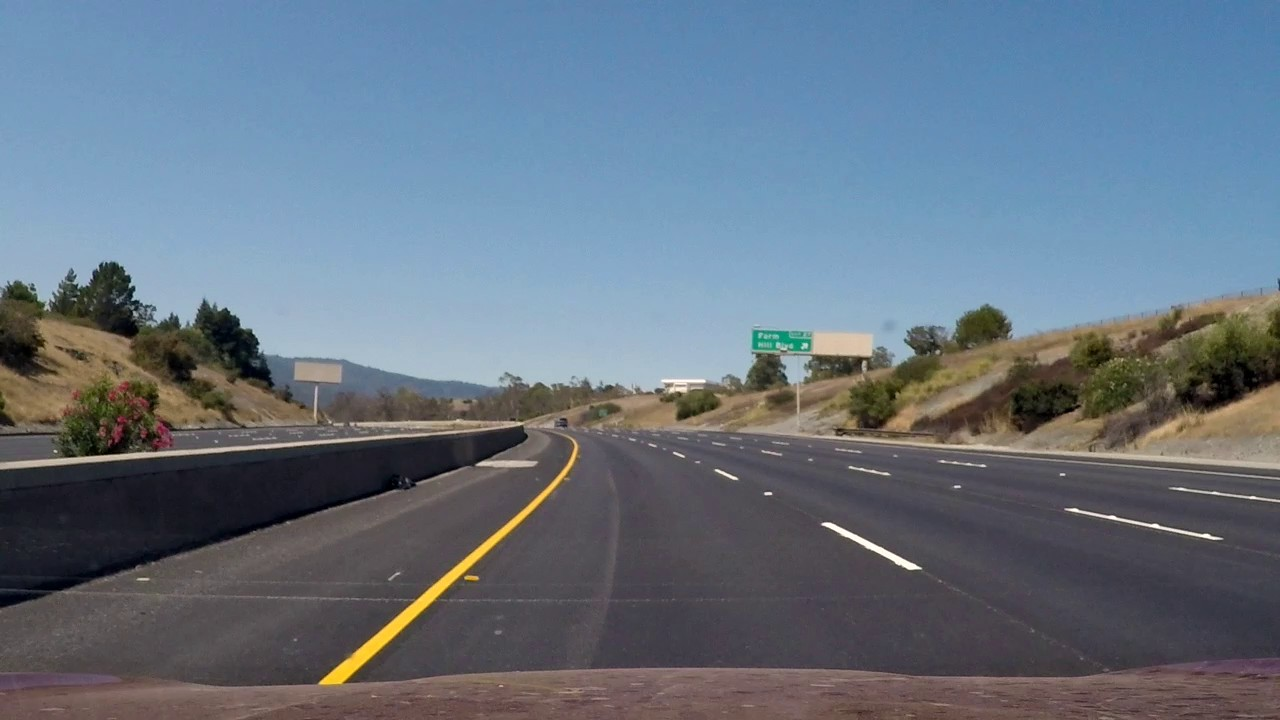
#> input picture opencv_python/블랙박스영상_차선검출/project_video/dataset0.jpg, 1280 x 720 px, given in place of project_video.mp4, which was not available
$ python project_video_study.py
#> lines starting #> are read from the running program, lines starting #| are printed output that depends on the picture; after the words box and inside, x2 and y2 are one past the last pixel; in counts of white or black regions, pixels touching at a corner belong together; pictures that were not available may be replaced by others from this repository, and a replacement may not be noted
#> further down, frame is the input picture: shape (720, 1280, 3); mean B, G, R 129.4, 115.4, 102.1
import cv2
import numpy as np

videoFile = 'project_video.mp4'
# 비디오 영상 가져오기
cap = cv2.VideoCapture(videoFile)

# 비디오 영상 크기 확인하기
frame_size = (int(cap.get(cv2.CAP_PROP_FRAME_WIDTH)),
              int(cap.get(cv2.CAP_PROP_FRAME_HEIGHT)))
frame_count = int(cap.get(cv2.CAP_PROP_FRAME_COUNT))
print('frame_size =', frame_size)
print('frame count=', frame_count)

def on_mouse(event, x, y, flags, param):
    print("x={}, y={}".format(x,y))


def region_of_interest(img, vertices):
    # Define a blank matrix that matches the image height/width.
    mask = np.zeros_like(img)
    # Retrieve the number of color channels of the image.
    channel_count = img.shape[2]
    # Create a match color with the same color channel counts.
    match_mask_color = (255,) * channel_count

    # Fill inside the polygon
    cv2.fillPoly(mask, vertices, match_mask_color)
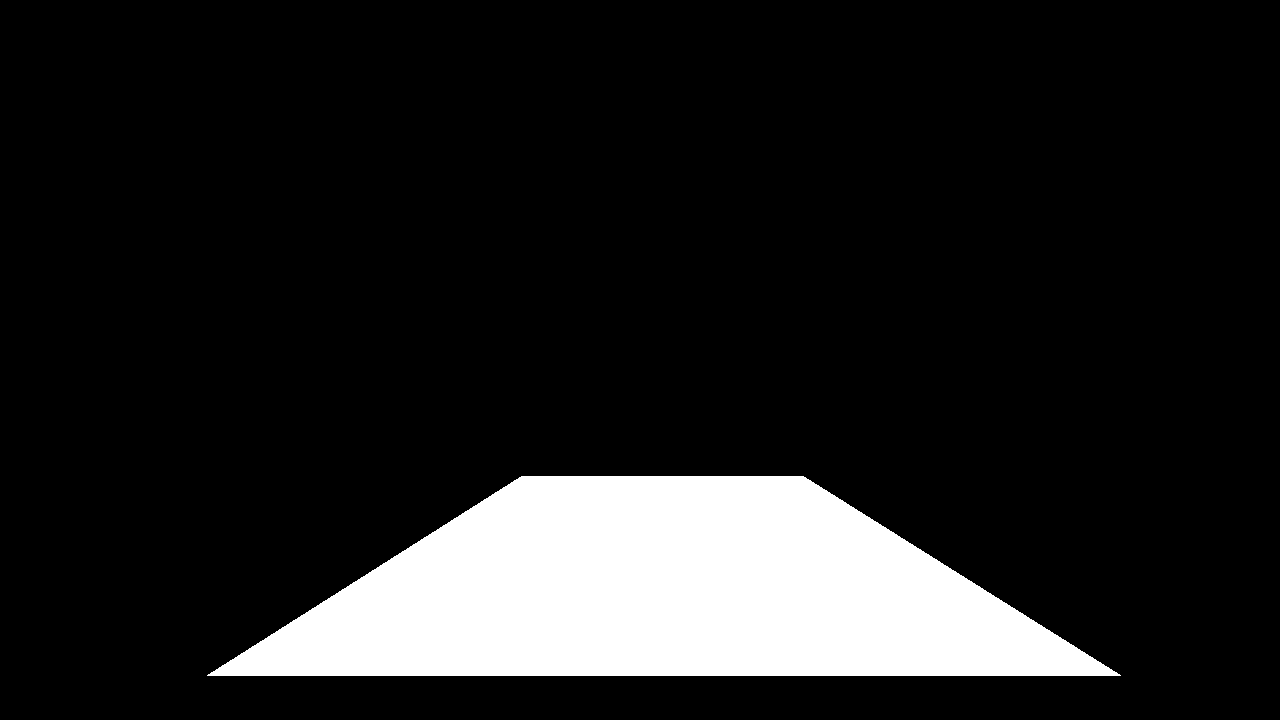
#> mask: shape (720, 1280, 3); 13% white; 1 white region, box (x1, y1, x2, y2) and area: (207, 476, 1121, 676) 119816

    # Returning the image only where mask pixels match
    masked_image = cv2.bitwise_and(img, mask)
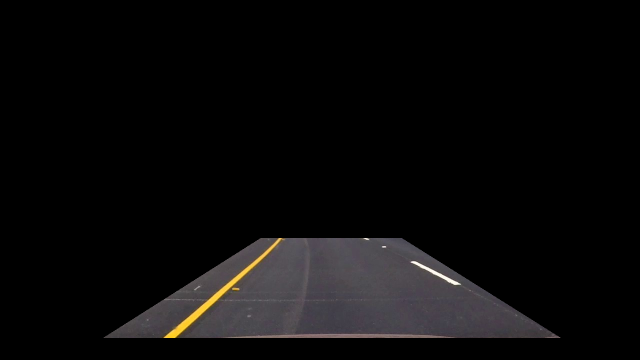
#> masked_image: shape (720, 1280, 3) (shown at 1/2 size); mean B, G, R 10.3, 10.1, 10.9
    return masked_image

# 207,675, 521,476 803,476, 1120, 675

ROI_vertices = [
    (207, 675),
    (521,476),
    (803,476),
    (1120,675)
]

# main
cv2.namedWindow('frame')
cv2.setMouseCallback('frame', on_mouse)
# 마스크를 생성하고,
# while문으로 반복하면서 영상 한 프레임씩 가져오기
# 마스크를 적용해서 마스크 부분만 영상 가져오기(copyTo)
# 영상 출력(imshow)
while True:
    retval, frame = cap.read() # 프레임 캡처
    if not retval:
        break
    masked_img = region_of_interest(frame, np.array([ROI_vertices], np.int32))
    img_HSV = cv2.cvtColor(masked_img, cv2.COLOR_BGR2HSV)
#> img_HSV: shape (720, 1280, 3); mean H, S, V 16.7, 3.8, 11.2
    cLine_img = cv2.inRange(img_HSV, (18, 150, 0), (24, 255, 255))
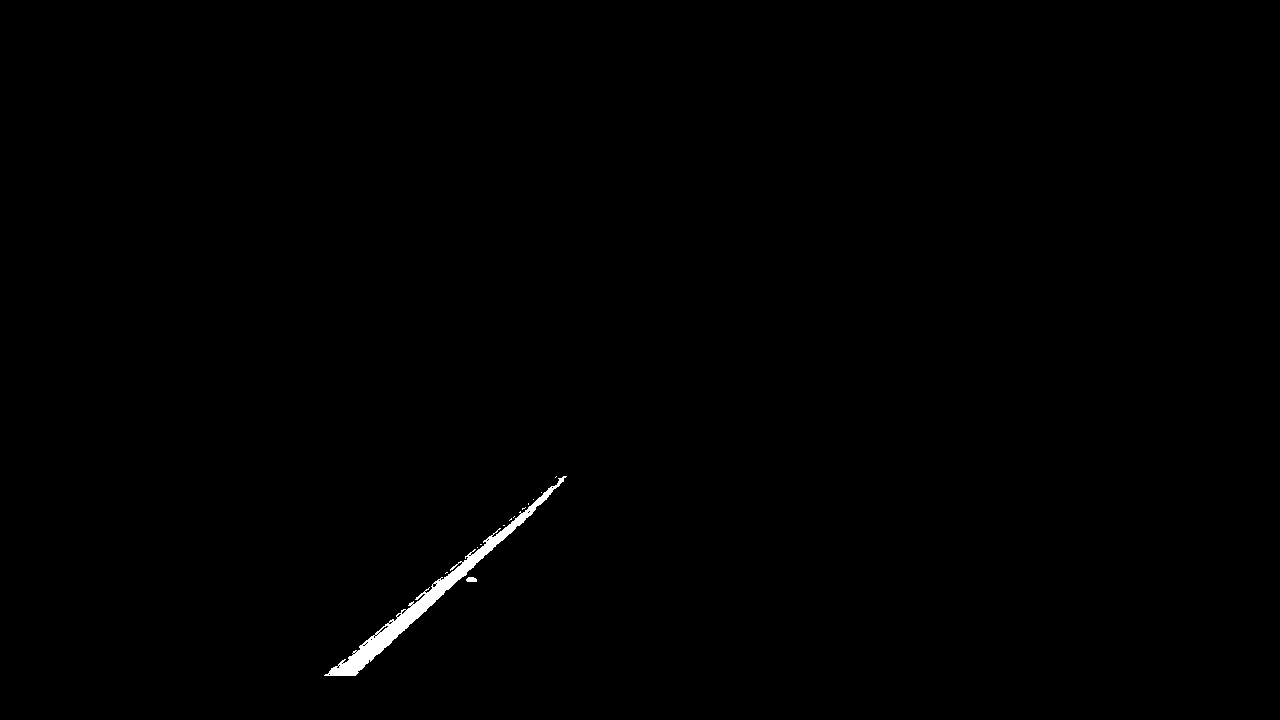
#> cLine_img: shape (720, 1280); 0.4% white; 13 white regions (11 under 20 px), largest, box (x1, y1, x2, y2) and area: (324, 476, 567, 676) 3610, (466, 577, 477, 582) 47
    rLine_img = cv2.inRange(img_HSV, (0, 0, 135), (179, 24, 255))
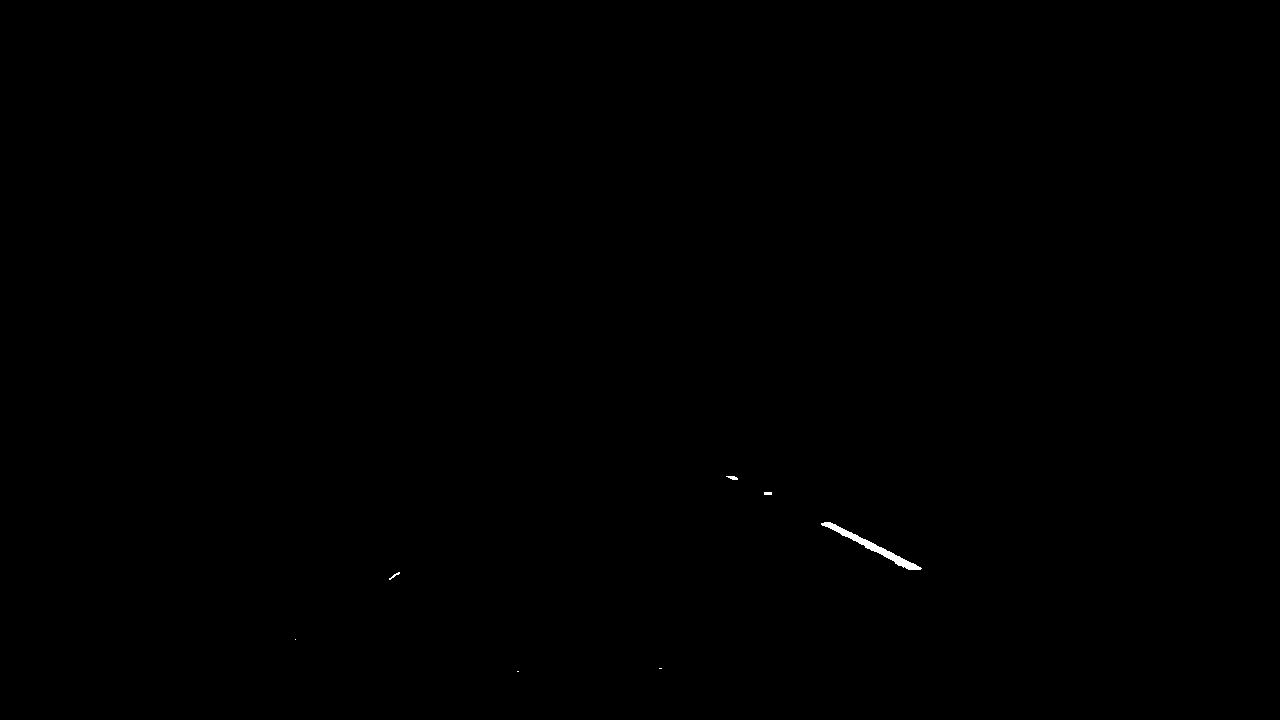
#> rLine_img: shape (720, 1280); 0.09% white; 7 white regions (3 under 20 px), largest, box (x1, y1, x2, y2) and area: (821, 522, 922, 570) 707, (726, 476, 738, 480) 32, (389, 572, 400, 580) 25, (764, 492, 772, 495) 24
    cv2.imshow('frame',frame)
    cv2.imshow('result',masked_img)
    cv2.imshow('cLine',cLine_img)
    cv2.imshow('rLine',rLine_img)

    key = cv2.waitKey(25)
#> (key Esc is pressed here)
    if key == 27: # Esc
        break

$ run again, on opencv_python/블랙박스영상_차선검출/project_video/dataset1020.jpg
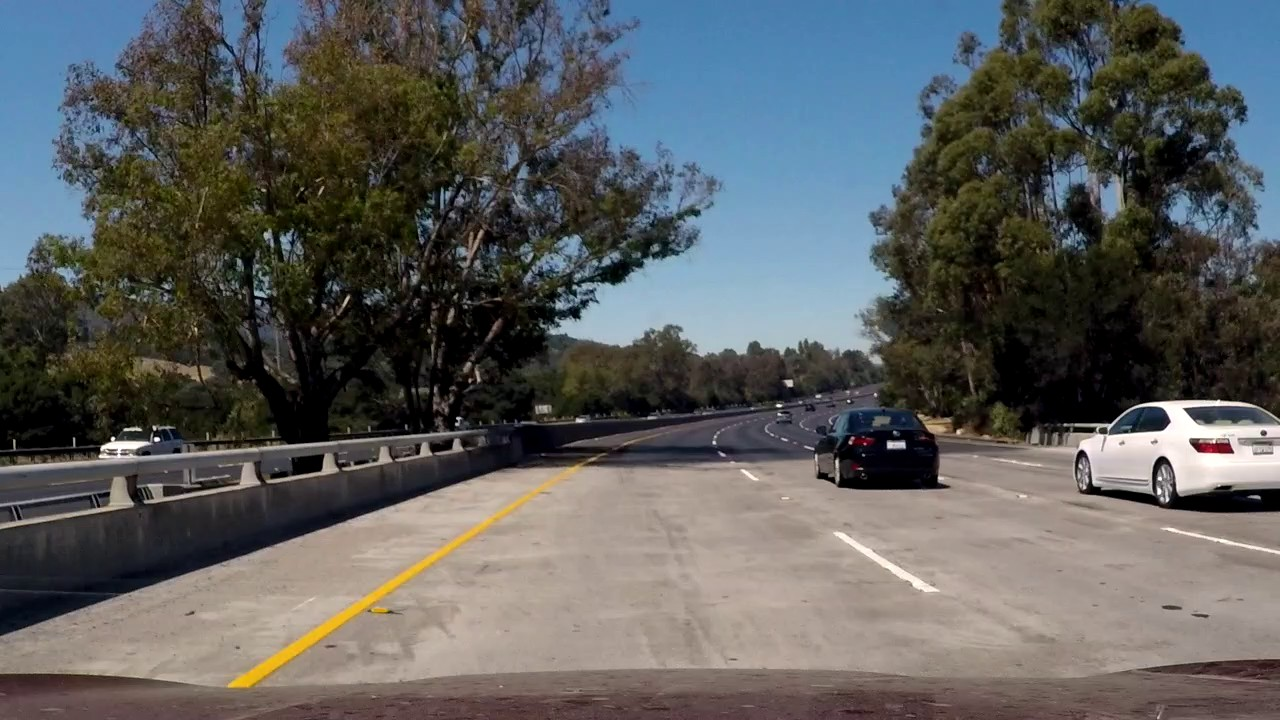
#> input picture opencv_python/블랙박스영상_차선검출/project_video/dataset1020.jpg, 1280 x 720 px, given in place of project_video.mp4, which was not available
#> frame is the input picture: shape (720, 1280, 3); mean B, G, R 93.1, 93.7, 92.1
#> mask: shape (720, 1280, 3); 13% white; 1 white region, box (x1, y1, x2, y2) and area: (207, 476, 1121, 676) 119816
#> in region_of_interest, `masked_image = cv2.bitwise_and(img, mask)`:
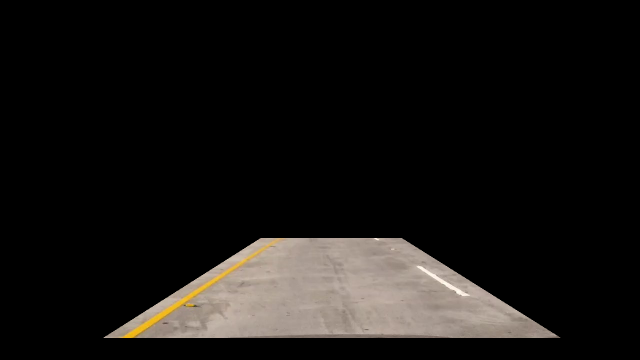
#> masked_image: shape (720, 1280, 3) (shown at 1/2 size); mean B, G, R 18.7, 20.6, 22.6
#> img_HSV: shape (720, 1280, 3); mean H, S, V 1.7, 5.6, 22.6
#> `cLine_img = cv2.inRange(img_HSV, (18, 150, 0), (24, 255, 255))`:
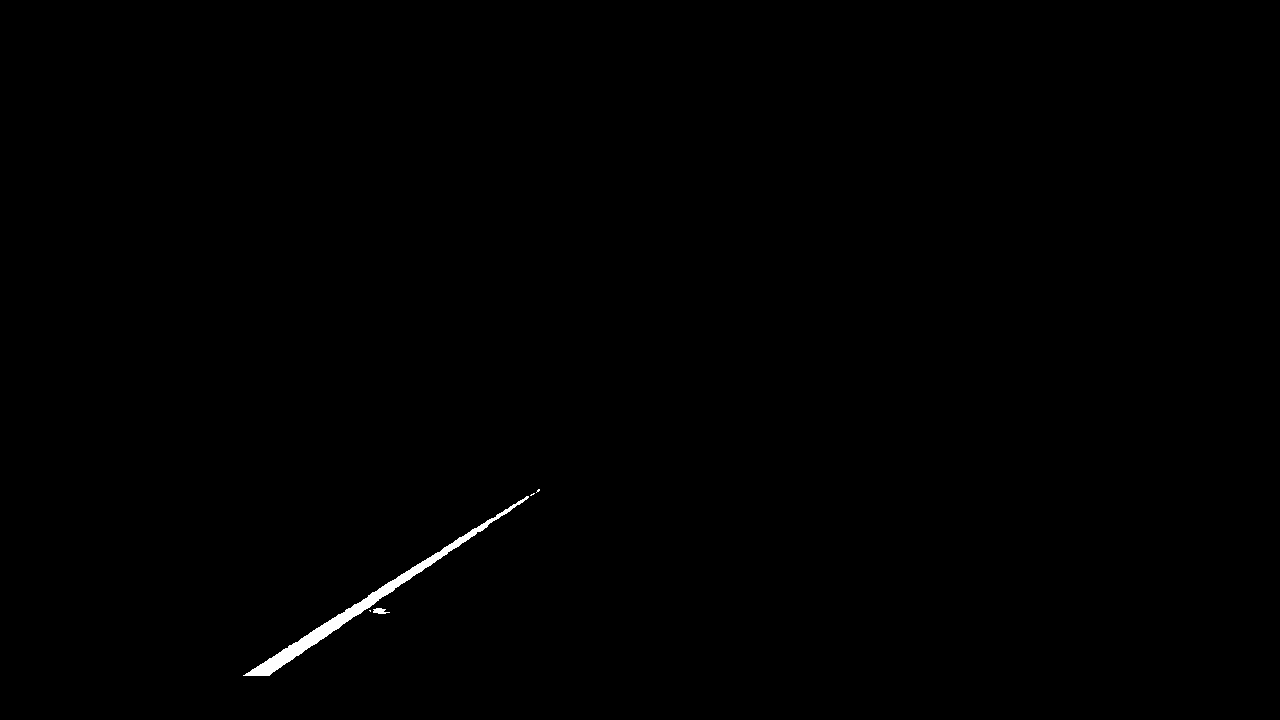
#> cLine_img: shape (720, 1280); 0.32% white; 5 white regions (3 under 20 px), largest, box (x1, y1, x2, y2) and area: (243, 496, 529, 676) 2892, (373, 608, 390, 614) 66
#> rLine_img: shape (720, 1280); 0.05% white; 14 white regions (11 under 20 px), largest, box (x1, y1, x2, y2) and area: (835, 533, 882, 561) 249, (909, 578, 927, 592) 90, (886, 565, 900, 573) 50

$ run again, on opencv_python/블랙박스영상_차선검출/project_video/dataset1050.jpg
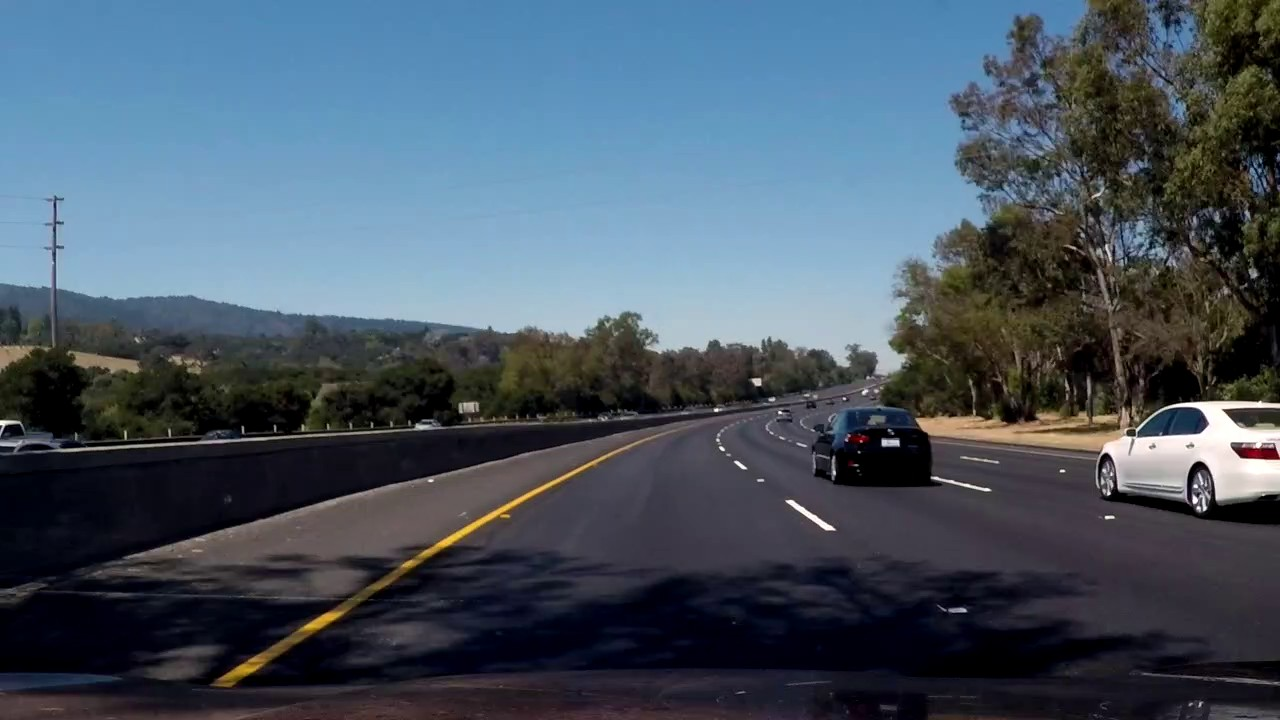
#> input picture opencv_python/블랙박스영상_차선검출/project_video/dataset1050.jpg, 1280 x 720 px, given in place of project_video.mp4, which was not available
#> frame is the input picture: shape (720, 1280, 3); mean B, G, R 99.2, 85.7, 71.7
#> mask: shape (720, 1280, 3); 13% white; 1 white region, box (x1, y1, x2, y2) and area: (207, 476, 1121, 676) 119816
#> in region_of_interest, `masked_image = cv2.bitwise_and(img, mask)`:
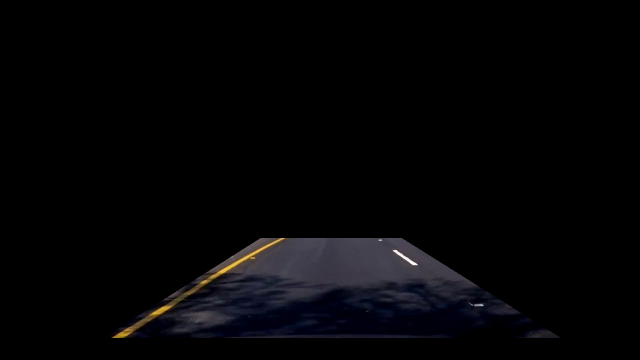
#> masked_image: shape (720, 1280, 3) (shown at 1/2 size); mean B, G, R 5.7, 4.3, 4.5
#> img_HSV: shape (720, 1280, 3); mean H, S, V 14.9, 17.2, 6.1
#> `cLine_img = cv2.inRange(img_HSV, (18, 150, 0), (24, 255, 255))`:
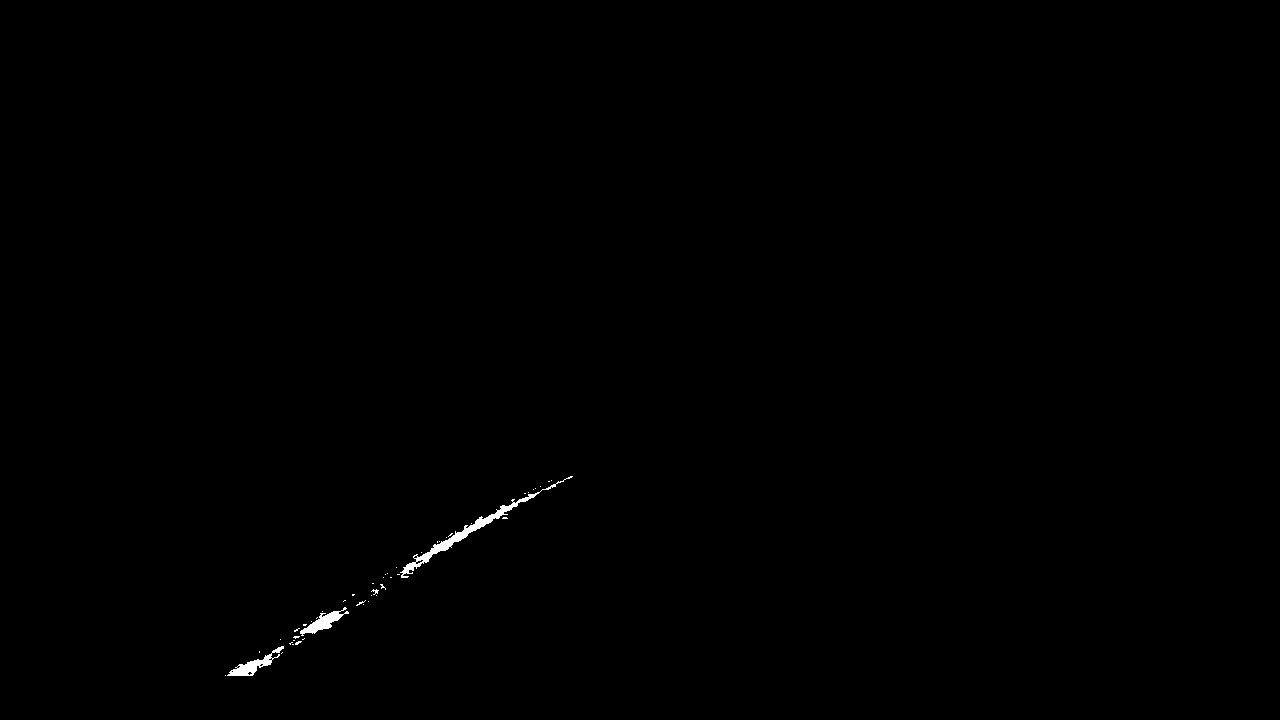
#> cLine_img: shape (720, 1280); 0.24% white; 48 white regions (44 under 20 px), largest, box (x1, y1, x2, y2) and area: (400, 476, 573, 578) 1127, (227, 646, 284, 676) 477, (300, 607, 349, 636) 455, (371, 589, 379, 595) 21
#> rLine_img: shape (720, 1280); 0.04% white; 5 white regions (3 under 20 px), largest, box (x1, y1, x2, y2) and area: (785, 500, 836, 531) 330, (757, 479, 764, 482) 20
